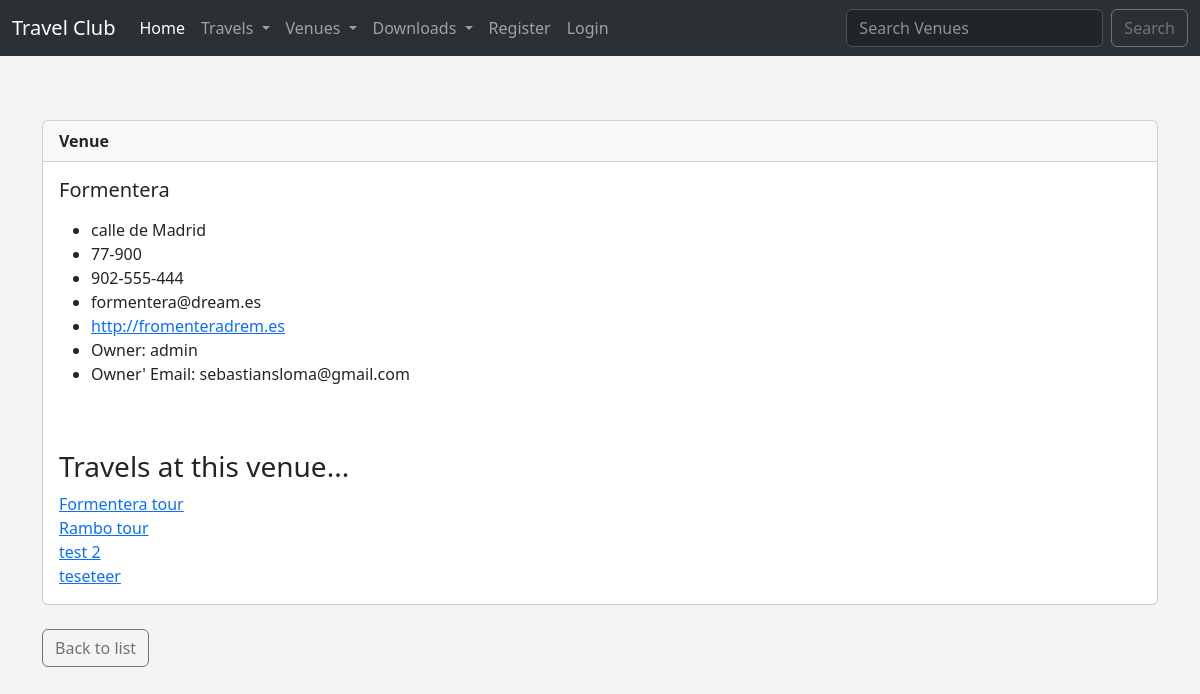
The app's page /show_venue/1, older data.
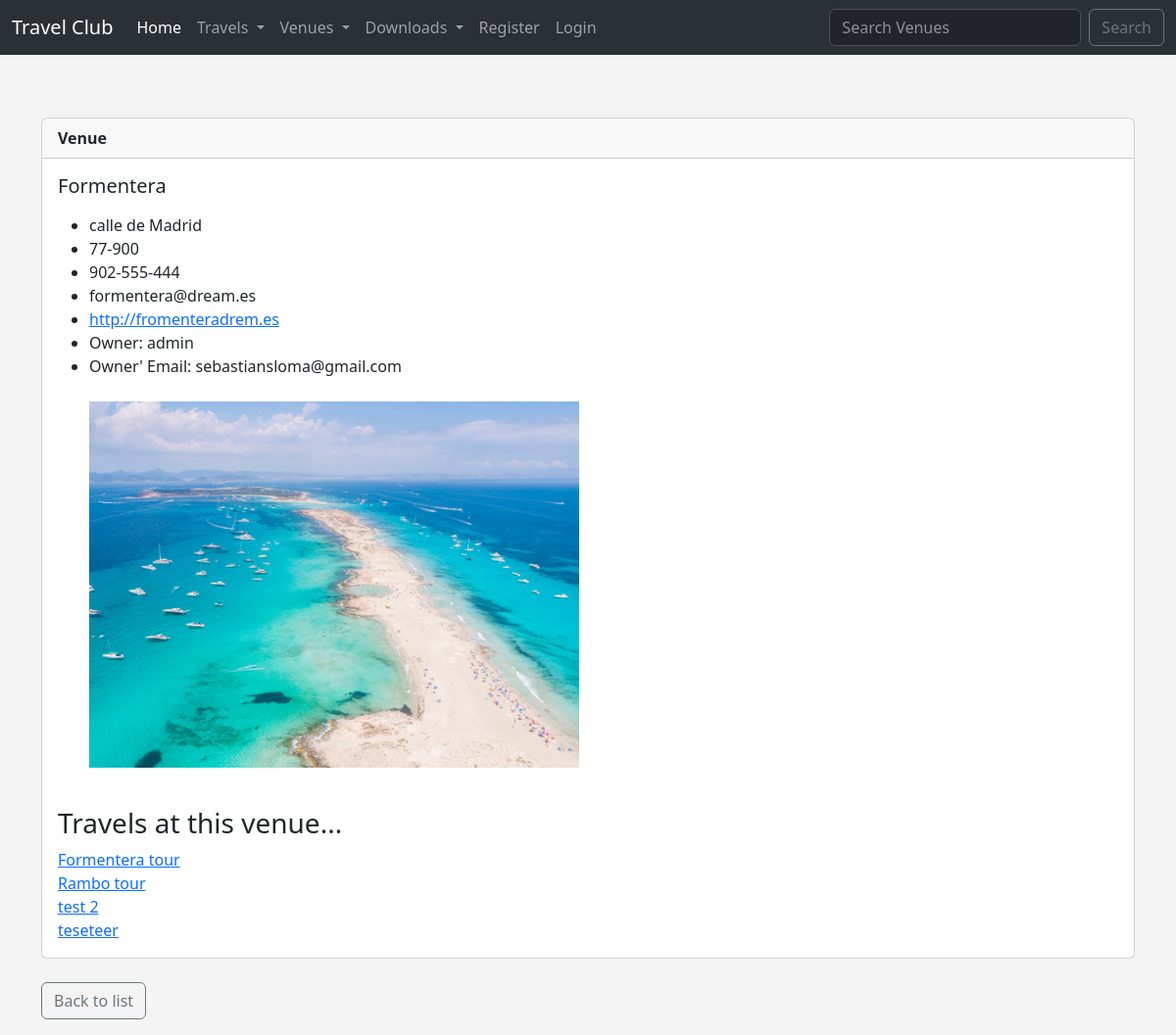
The same page, newer data.
### travel/models.py (models this page shows, shortened)
class Venue(models.Model):
    name = models.CharField('Venue Name', max_length=120)
    address = models.CharField(max_length=300)
    zip_code = models.CharField('Zip Code', max_length=15)
    phone = models.CharField('Contact Phone', max_length=25, blank=True)
    web = models.URLField('Website Address', blank=True)
    email_address = models.EmailField('Email', blank=True)
    owner = models.IntegerField('Venue Owner', blank=False, default=1)
    venue_image = models.ImageField(null=True, blank=True, upload_to='images/')
    def __str__(self):
        return self.name

class Travel(models.Model):
    name = models.CharField('Travel Name', max_length=120)
    travel_date = models.DateTimeField('Travel Date')
    venue = models.ForeignKey(
        Venue, blank=True, null=True, on_delete=models.CASCADE)
    manager = models.ForeignKey(User, blank=True, null=True, on_delete=models.SET_NULL)
    description = models.TextField(blank=True)
    attendees = models.ManyToManyField(TravelUser, blank=True)
    approved = models.BooleanField('Approved', default=False)
    def __str__(self):
        return self.name

### travel/views.py (the view)
# urls.py: path('show_venue/<venue_id>', views.show_venue, name='show-venue'),
def show_venue(request, venue_id):
    venue = Venue.objects.get(pk=venue_id)
    venue_owner = User.objects.get(pk=venue.owner)
    travels = venue.travel_set.all()
    return render(request, 'travel/show_venue.html',
                  {'venue': venue, 'venue_owner': venue_owner, 'travels': travels})

### travel/templates/travel/show_venue.html
{% extends 'travel/base.html' %}
{% block content %}
<br>
<div class="card">
    <div class="card-header">
        <strong>Venue</strong>
    </div>
    <div class="card-body">
      <h5 class="card-title">{{ venue }}</h5>
      <p class="card-text">
        <ul>
       <li>{{ venue.address }}</li>
        <li>{{ venue.zip_code }}</li>
        <li>{{ venue.phone }}</li>
        <li>{{ venue.email_address }}</li>
        <li><a href="{{ venue.web }}">{{ venue.web }}</a></li>
        <li>Owner: {{ venue_owner }}</li>
        <li>Owner' Email: {{ venue_owner.email }}</li>
        <br>
        {% if venue.venue_image %}
          <img src="{{ venue.venue_image.url }} " width="500" alt="">
        {% endif %}
    </ul>
      </p>
      <br>
      <h3>Travels at this venue...</h3>
      {% if travels %}
      {% for travel in travels %}
      <a href="{% url 'show-travel' travel.id %}">{{ travel }}</a> <br>
      {% endfor %}
      {% else %}
      No travels scheduled at this time...
      {% endif %}
    </div>
  </div>
  <br>
  <a href="{% url 'list-venues' %} " class="btn btn-outline-secondary mb-3">Back to list</a>
  <br>
{% endblock %}

### travel/templates/travel/base.html (shortened to what this page needs)
<!doctype html>
<html lang="en">
  <head>
    <link href="https://cdn.jsdelivr.net/npm/bootstrap@5.3.0-alpha1/dist/css/bootstrap.min.css" rel="stylesheet">
  </head>
  <body>
    {% include 'travel/navbar.html' %}
<br>
<div class="container">
<br><br><br>
    {% block content %}
    {% endblock %}
</div>
  </body>
</html>

### travel/templates/travel/navbar.html (shortened to what this page needs)
<nav class="navbar fixed-top navbar-expand-lg bg-body-tertiary" data-bs-theme="dark">
    <div class="container-fluid">
      <a class="navbar-brand" href="{% url 'home' %}">Travel Club</a>
      <div class="collapse navbar-collapse" id="navbarSupportedContent">
        <ul class="navbar-nav me-auto mb-2 mb-lg-0">
          <li class="nav-item">
            <a class="nav-link active" aria-current="page" href="{% url 'home' %}">Home</a>
          </li>
          <li class="nav-item dropdown">
            <a class="nav-link dropdown-toggle" href="#" role="button" data-bs-toggle="dropdown" aria-expanded="false">
              Travels
            </a>
          </li>
          <li class="nav-item dropdown">
            <a class="nav-link dropdown-toggle" href="#" role="button" data-bs-toggle="dropdown" aria-expanded="false">
              Venues
            </a>
          </li>
          <li class="nav-item dropdown">
            <a class="nav-link dropdown-toggle" href="#" role="button" data-bs-toggle="dropdown" aria-expanded="false">
              Downloads
            </a>
          </li>
          {% if user.is_authenticated %}
          {% if user.is_superuser %}
              <li class="nav-item">
                <a class="nav-link" href="{% url 'admin_approval' %}">Admin</a>
              </li>
            </ul>
              {% endif %}
              <ul class="navbar-nav navbar-right">
              <li class="nav-item" >
                <a class="nav-link" href="{% url 'logout' %}">Logout</a>
              </li>
              <li class="nav-item">
                  <a class="nav-link" href="#">{{ user }}</a>
                </li>
                {% else %}
                <li class="nav-item">
                  <a class="nav-link" href="{% url 'register_user' %}">Register</a>
                </li>
                <li class="nav-item">
                  <a class="nav-link" href="{% url 'login' %}">Login</a>
                </li>
                {% endif %}
              </ul>
        <form class="d-flex" role="search" method=POST action="{% url 'search-venues' %}">
          <input class="form-control me-2 bg-dark" type="search" placeholder="Search Venues" aria-label="Search" name="searched">
          <button class="btn btn-outline-secondary" type="submit">Search</button>
        </form>
      </div>
    </div>
  </nav>

### travel/templates/travel/base.html (style rules this page uses)
body { background: #f4f4f4 ; }

Row changes from the older to the newer data that the page shows:
changed Venue "Formentera": venue_image: picture added
